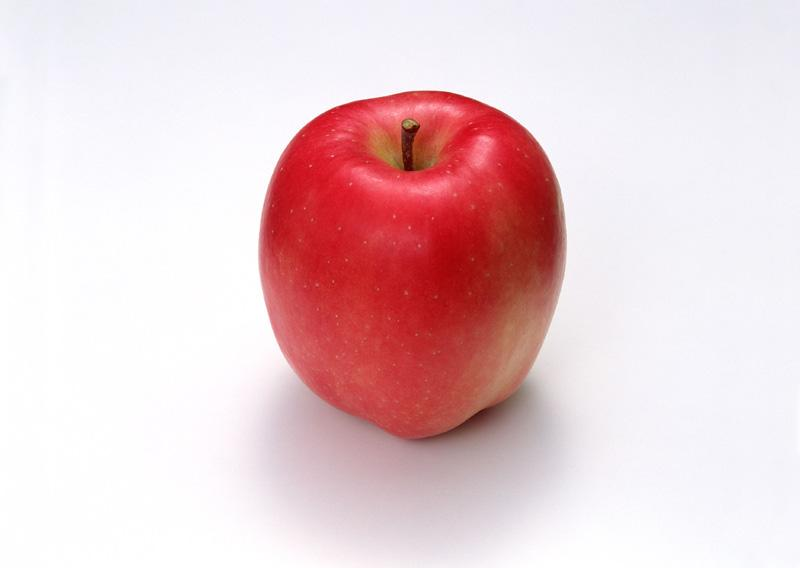
#> input picture object_recognition_node_py/object_recognition_node_py/apple.jpg, 800 x 568 px
$ python -i object_recognition.py   (imports and definitions only)
#> lines starting #> are read from the running program, lines starting #| are printed output that depends on the picture; after the words box and inside, x2 and y2 are one past the last pixel; in counts of white or black regions, pixels touching at a corner belong together
#> further down, picture is the input picture: shape (568, 800, 3); mean B, G, R 209.2, 205.7, 233.6
#!/usr/bin/env python3
# -*- coding: utf-8 -*-

"""
@作者: 王仰旭
@说明: 使用OpenCV进行图像识别并显示识别结果的节点代码, 无发布消息
"""

import rclpy
from rclpy.node import Node
import cv2
import numpy as np                                  # Python数值计算库

lower_red = np.array([0, 90, 128])
upper_red = np.array([180, 255, 255])

def object_detect(image):
    hsv_img = cv2.cvtColor(image, cv2.COLOR_BGR2HSV)            # 图像从BGR颜色模型转换为HSV模型
#> hsv_img: shape (568, 800, 3); mean H, S, V 103.4, 40, 235.8
    mask_red = cv2.inRange(hsv_img, lower_red, upper_red)       # 图像二值化
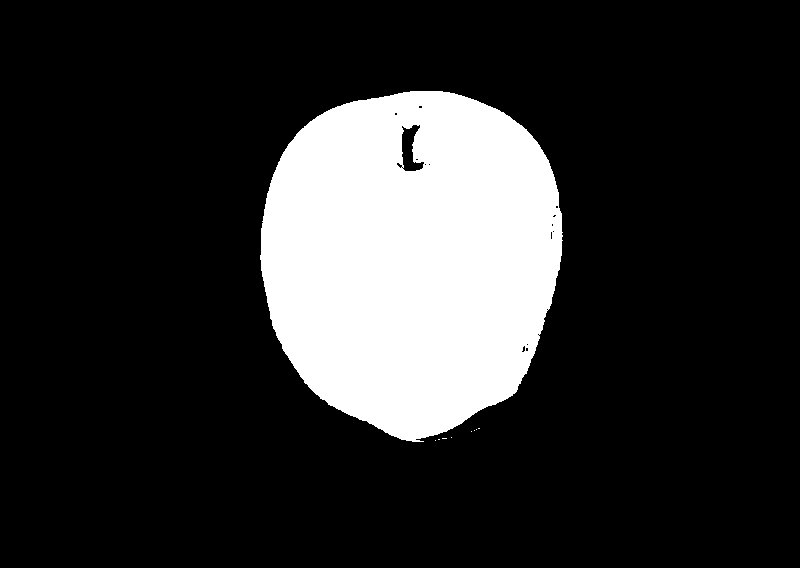
#> mask_red: shape (568, 800); 18.2% white; 9 white regions (8 under 20 px)
    cv2.imshow("mask_red", mask_red)
    contours, hierarchy = cv2.findContours(mask_red, cv2.RETR_LIST, cv2.CHAIN_APPROX_NONE)  # 图像中轮廓检测
#> contours = 27 contours, 25 with area under 20; largest, box (x1, y1, x2, y2) and area: (260, 91, 563, 442) 82962, (401, 124, 425, 172) 636

    for cnt in contours:                # 去除轮廓面积太小的噪声
        if cnt.shape[0] < 150:
            continue

        (x, y, w, h) = cv2.boundingRect(cnt)
        cv2.drawContours(image, [cnt], -1, (0, 0, 255), 2)
        cv2.circle(image, (int(x+w/2), int(y+h/2)), 5, (0, 255, 0), -1)
#> this loop made 27 passes
#> cnt on passes 1, 2, 4, 5, 6, 7, 8, 11, 12, 13, 15, 19: [[435, 440]], [[438, 439], [439, 439]], [[451, 437]], [[471, 431]], [[474, 430]], [[476, 429]], [[478, 428], [479, 428]], [[526, 344], [527, 343], [528, 344], [527, 345]], [[537, 334], [538, 333], [539, 334], [538, 335]], [[546, 309], [547, 308], [548, 309], [547, 310]], [[552, 231], [553, 230], [554, 231], [553, 232]], [[401, 167], [402, 166], [403, 167], [402, 168]]
#> (x, y, w, h) on pass 27: (260, 91, 303, 351)
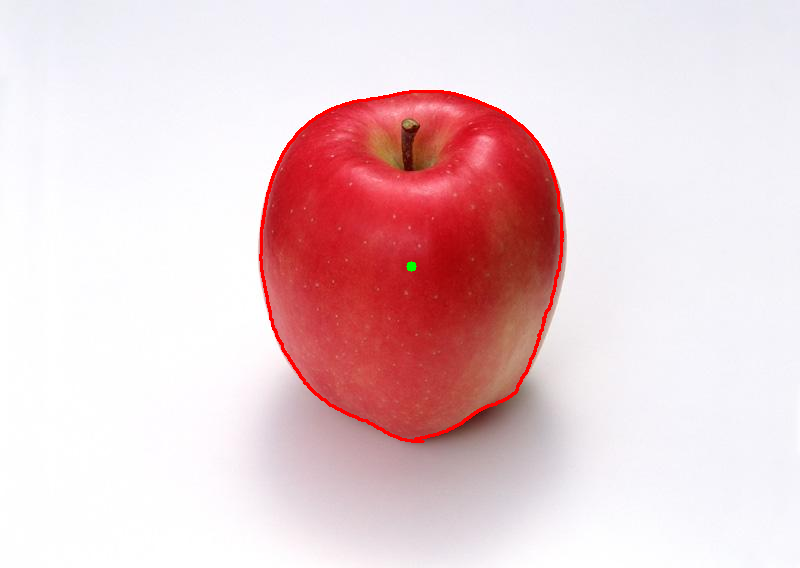
#> image: shape (568, 800, 3); 0.81% of pixels changed, all inside (x1, y1, x2, y2) = (259, 90, 564, 443)

    cv2.imshow("object", image)
    cv2.waitKey(0)
    cv2.destroyAllWindows()

def main(args=None):
    rclpy.init(args=args)
    node = Node("object_recognition_node")

    node.get_logger().info("Start Imread...")
    # 因编译后可执行文件在install中，不与图片同文件夹，只能用绝对路径，或把照片复制过去
    image = cv2.imread("/home/wang/my_ws/src/object_recognition_node_py/object_recognition_node_py/apple.jpg")
    object_detect(image)

    rclpy.spin(node)
    node.destroy_node()
    rclpy.shutdown()

# [2 lines not run here, left out]

>>> import cv2
>>> picture = cv2.imread('apple.jpg')
>>> result = object_detect(picture)
